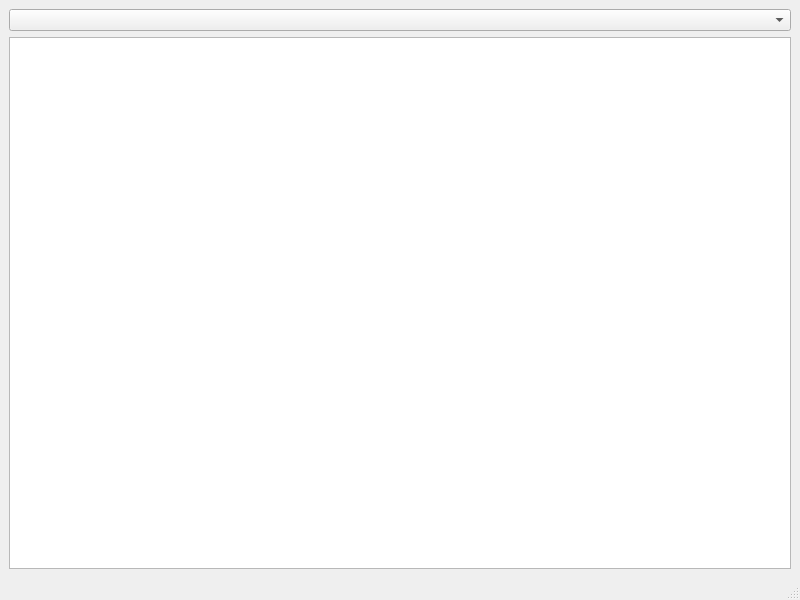
<?xml version="1.0" encoding="UTF-8"?>
<ui version="4.0">
 <class>MainWindow</class>
 <widget class="QMainWindow" name="MainWindow">
  <property name="geometry">
   <rect>
    <x>0</x>
    <y>0</y>
    <width>800</width>
    <height>600</height>
   </rect>
  </property>
  <property name="windowTitle">
   <string>Reminder desktop app</string>
  </property>
  <widget class="QWidget" name="centralwidget">
   <layout class="QVBoxLayout" name="verticalLayout">
    <item>
     <widget class="QComboBox" name="comboBox"/>
    </item>
    <item>
     <widget class="QTableView" name="tableView"/>
    </item>
   </layout>
  </widget>
  <widget class="QMenuBar" name="menubar">
   <property name="geometry">
    <rect>
     <x>0</x>
     <y>0</y>
     <width>800</width>
     <height>22</height>
    </rect>
   </property>
  </widget>
  <widget class="QStatusBar" name="statusbar"/>
 </widget>
 <resources/>
 <connections/>
</ui>
